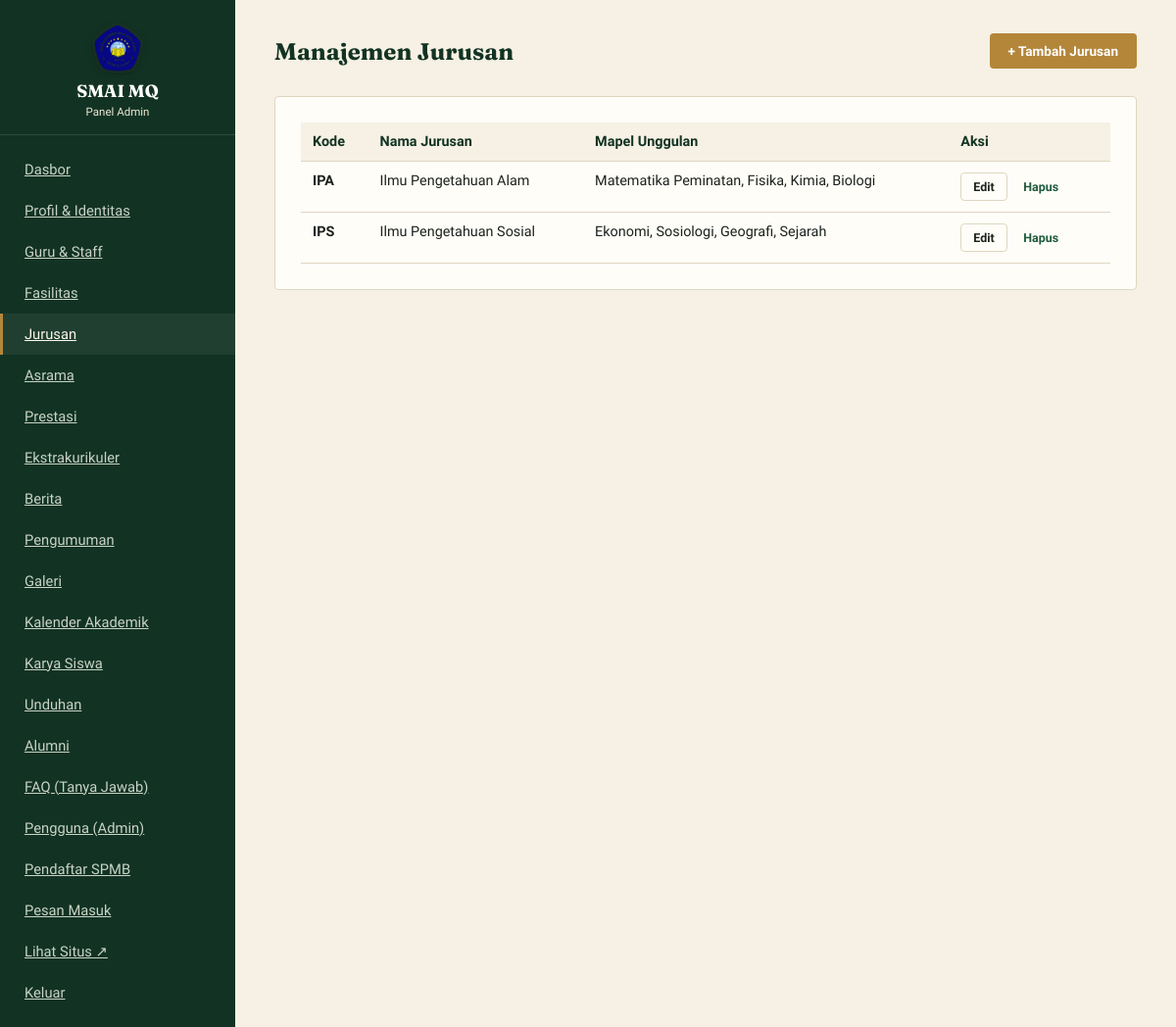
The page /admin/jurusan.php (signed in) on the database its author committed.
### tables this page shows
CREATE TABLE jurusan (
    id INT AUTO_INCREMENT PRIMARY KEY,
    kode VARCHAR(10) NOT NULL UNIQUE,
    nama VARCHAR(100) NOT NULL,
    deskripsi TEXT,
    mata_pelajaran_unggulan TEXT,
    prospek TEXT
);

### includes/functions.php (called while the page is built, shortened)
<?php
function e($string) {
    return htmlspecialchars($string ?? '', ENT_QUOTES, 'UTF-8');
}

### admin/jurusan.php (the view, shortened to what this page needs)
<?php
require_once __DIR__ . '/../config/database.php';
require_once __DIR__ . '/../includes/functions.php';
$jurusan = $pdo->query("SELECT * FROM jurusan ORDER BY id ASC")->fetchAll();
?>
<!DOCTYPE html>
<html lang="id">
<head>
<link rel="stylesheet" href="../assets/css/admin.css">
</head>
<body>
<div class="admin-shell">
    <?php require __DIR__ . '/includes_sidebar.php'; ?>
    <div class="admin-konten">
        <div class="admin-topbar">
            <h1>Manajemen Jurusan</h1>
            <a href="jurusan-form.php" class="btn btn-emas">+ Tambah Jurusan</a>
        </div>
        <div class="kartu-admin">
            <table class="tabel-admin">
                <thead>
                    <tr>
                        <th>Kode</th>
                        <th>Nama Jurusan</th>
                        <th>Mapel Unggulan</th>
                        <th>Aksi</th>
                    </tr>
                </thead>
                <tbody>
                <?php foreach ($jurusan as $j): ?>
                    <tr>
                        <td><strong><?= e($j['kode']) ?></strong></td>
                        <td><?= e($j['nama']) ?></td>
                        <td><?= e($j['mata_pelajaran_unggulan']) ?></td>
                        <td>
                            <a href="jurusan-form.php?id=<?= $j['id'] ?>" class="btn btn-luar btn-kecil">Edit</a>
                            <a href="?hapus=<?= $j['id'] ?>" class="btn btn-merah btn-kecil" onclick="return confirm('Hapus jurusan ini?');">Hapus</a>
                        </td>
                    </tr>
                <?php endforeach; ?>
                </tbody>
            </table>
        </div>
    </div>
</div>
</body>
</html>

### assets/css/admin.css (style rules this page uses)
:root { --hijau-tua: #123323; --hijau: #1E5A3B; --emas: #B4863A; --krem: #F6F1E4; --putih: #FFFDF8; --tinta: #1C221D; --abu: #6C7267; --garis: #DED6C0; --radius: 4px; }
* { box-sizing: border-box; }
body { margin: 0; font-family: 'Work Sans', sans-serif; background: var(--krem); color: var(--tinta); }
a { color: var(--hijau); }
.admin-shell { display: flex; min-height: 100vh; }
.admin-konten { flex: 1; padding: 34px 40px; }
.admin-topbar { display: flex; justify-content: space-between; align-items: center; margin-bottom: 28px; }
.admin-topbar h1 { font-family: 'Fraunces', serif; font-size: 1.5rem; margin: 0; color: var(--hijau-tua); }
.kartu-admin { background: var(--putih); border: 1px solid var(--garis); border-radius: var(--radius); padding: 26px; margin-bottom: 24px; }
table.tabel-admin { width: 100%; border-collapse: collapse; font-size: 0.9rem; }
table.tabel-admin th, table.tabel-admin td { padding: 11px 12px; border-bottom: 1px solid var(--garis); text-align: left; vertical-align: top; }
table.tabel-admin th { background: var(--krem); color: var(--hijau-tua); }
.btn { display: inline-block; padding: 9px 18px; border-radius: var(--radius); font-weight: 600; font-size: 0.85rem; border: 1.5px solid transparent; cursor: pointer; text-decoration: none; }
.btn-emas { background: var(--emas); color: #fff; }
.btn-luar { border-color: var(--garis); color: var(--tinta); background: var(--putih); }
.btn-kecil { padding: 6px 12px; font-size: 0.78rem; }

### rows shown on the page
jurusan: kode "IPA", nama "Ilmu Pengetahuan Alam", mata_pelajaran_unggulan "Matematika Peminatan, Fisika, Kimia, Biologi"
jurusan: kode "IPS", nama "Ilmu Pengetahuan Sosial", mata_pelajaran_unggulan "Ekonomi, Sosiologi, Geografi, Sejarah"
